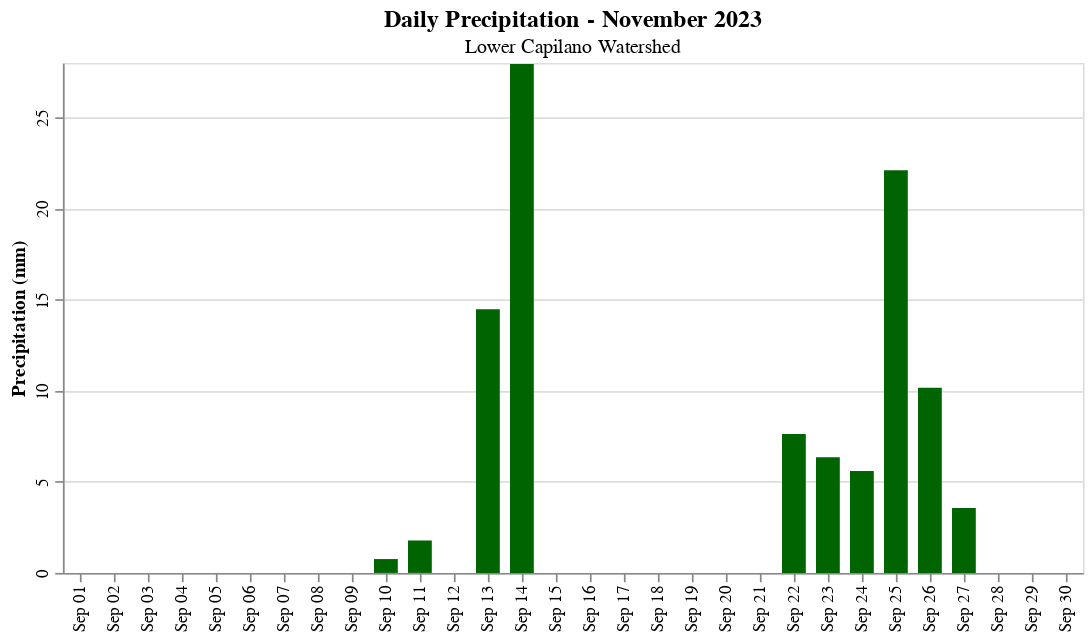

The cell this chart's notebook holds for it:
### Markdown cell above
### Monthly Precipitation
The plot below shows daily accumulated precipitation for the most recent month.

### Code cell
title = alt.TitleParams(
   text='Daily Precipitation - November 2023',
   subtitle="Lower Capilano Watershed",
   anchor='middle',
   fontSize=14,
   fontWeight='bold')

pc_bar = alt.Chart(rain_mo, title=title).mark_bar(size=14, color='darkgreen').encode(
    alt.X("monthdate(date):O", title=None, axis=alt.Axis(labelOverlap='parity')),
    alt.Y("rain:Q", title="Precipitation (mm)"),
    tooltip=[alt.Tooltip('date', title="Date"), alt.Tooltip('rain', title="Precip")]
).properties(width=600, height=300)
pc_bar = pc_bar.configure_axis(
    labelOverlap='parity',  # Show labels for each day
    labelAngle=270  # Rotate the labels to a vertical position
)

pc_bar

### Figure 1 — Vega-Lite specification as saved in the notebook (floating-point values rounded to 4 significant figures)
{"config": {"view": {"continuousWidth": 300, "continuousHeight": 300}, "axis": {"labelAngle": 270, "labelOverlap": "parity"}}, "data": {"name": "data-038699b9081c774278783fcfc0f57490"}, "mark": {"type": "bar", "color": "darkgreen", "size": 14}, "encoding": {"tooltip": [{"field": "date", "title": "Date", "type": "temporal"}, {"field": "rain", "title": "Precip", "type": "quantitative"}], "x": {"axis": {"labelOverlap": "parity"}, "field": "date", "timeUnit": "monthdate", "title": null, "type": "ordinal"}, "y": {"field": "rain", "title": "Precipitation (mm)", "type": "quantitative"}}, "height": 300, "title": {"text": "Daily Precipitation - November 2023", "anchor": "middle", "fontSize": 14, "fontWeight": "bold", "subtitle": "Lower Capilano Watershed"}, "width": 600, "$schema": "https://vega.github.io/schema/vega-lite/v5.8.0.json", "datasets": {"data-038699b9081c774278783fcfc0f57490": [{"date": "2024-09-01T00:00:00", "rain": 0.0, "rain_cum_yr": 1728.0, "rain_cum_wyr": 2842.0, "wtr_yr_day": 336, "wtr_yr": 2024, "year": 2024, "month": 9, "day": 1, "DOY": 245, "quarter": 3}, {"date": "2024-09-02T00:00:00", "rain": 0.0, "rain_cum_yr": 1728.0, "rain_cum_wyr": 2842.0, "wtr_yr_day": 337, "wtr_yr": 2024, "year": 2024, "month": 9, "day": 2, "DOY": 246, "quarter": 3}, {"date": "2024-09-03T00:00:00", "rain": 0.0, "rain_cum_yr": 1728.0, "rain_cum_wyr": 2842.0, "wtr_yr_day": 338, "wtr_yr": 2024, "year": 2024, "month": 9, "day": 3, "DOY": 247, "quarter": 3}, {"date": "2024-09-04T00:00:00", "rain": 0.0, "rain_cum_yr": 1728.0, "rain_cum_wyr": 2842.0, "wtr_yr_day": 339, "wtr_yr": 2024, "year": 2024, "month": 9, "day": 4, "DOY": 248, "quarter": 3}, {"date": "2024-09-05T00:00:00", "rain": 0.0, "rain_cum_yr": 1728.0, "rain_cum_wyr": 2842.0, "wtr_yr_day": 340, "wtr_yr": 2024, "year": 2024, "month": 9, "day": 5, "DOY": 249, "quarter": 3}, {"date": "2024-09-06T00:00:00", "rain": 0.0, "rain_cum_yr": 1728.0, "rain_cum_wyr": 2842.0, "wtr_yr_day": 341, "wtr_yr": 2024, "year": 2024, "month": 9, "day": 6, "DOY": 250, "quarter": 3}, {"date": "2024-09-07T00:00:00", "rain": 0.0, "rain_cum_yr": 1728.0, "rain_cum_wyr": 2842.0, "wtr_yr_day": 342, "wtr_yr": 2024, "year": 2024, "month": 9, "day": 7, "DOY": 251, "quarter": 3}, {"date": "2024-09-08T00:00:00", "rain": 0.0, "rain_cum_yr": 1728.0, "rain_cum_wyr": 2842.0, "wtr_yr_day": 343, "wtr_yr": 2024, "year": 2024, "month": 9, "day": 8, "DOY": 252, "quarter": 3}, {"date": "2024-09-09T00:00:00", "rain": 0.0, "rain_cum_yr": 1728.0, "rain_cum_wyr": 2842.0, "wtr_yr_day": 344, "wtr_yr": 2024, "year": 2024, "month": 9, "day": 9, "DOY": 253, "quarter": 3}, {"date": "2024-09-10T00:00:00", "rain": 0.76, "rain_cum_yr": 1729.0, "rain_cum_wyr": 2843.0, "wtr_yr_day": 345, "wtr_yr": 2024, "year": 2024, "month": 9, "day": 10, "DOY": 254, "quarter": 3}, {"date": "2024-09-11T00:00:00", "rain": 1.78, "rain_cum_yr": 1731.0, "rain_cum_wyr": 2844.0, "wtr_yr_day": 346, "wtr_yr": 2024, "year": 2024, "month": 9, "day": 11, "DOY": 255, "quarter": 3}, {"date": "2024-09-12T00:00:00", "rain": 0.0, "rain_cum_yr": 1731.0, "rain_cum_wyr": 2844.0, "wtr_yr_day": 347, "wtr_yr": 2024, "year": 2024, "month": 9, "day": 12, "DOY": 256, "quarter": 3}, {"date": "2024-09-13T00:00:00", "rain": 14.48, "rain_cum_yr": 1745.0, "rain_cum_wyr": 2859.0, "wtr_yr_day": 348, "wtr_yr": 2024, "year": 2024, "month": 9, "day": 13, "DOY": 257, "quarter": 3}, {"date": "2024-09-14T00:00:00", "rain": 27.94, "rain_cum_yr": 1773.0, "rain_cum_wyr": 2887.0, "wtr_yr_day": 349, "wtr_yr": 2024, "year": 2024, "month": 9, "day": 14, "DOY": 258, "quarter": 3}, {"date": "2024-09-15T00:00:00", "rain": 0.0, "rain_cum_yr": 1773.0, "rain_cum_wyr": 2887.0, "wtr_yr_day": 350, "wtr_yr": 2024, "year": 2024, "month": 9, "day": 15, "DOY": 259, "quarter": 3}, {"date": "2024-09-16T00:00:00", "rain": 0.0, "rain_cum_yr": 1773.0, "rain_cum_wyr": 2887.0, "wtr_yr_day": 351, "wtr_yr": 2024, "year": 2024, "month": 9, "day": 16, "DOY": 260, "quarter": 3}, {"date": "2024-09-17T00:00:00", "rain": 0.0, "rain_cum_yr": 1773.0, "rain_cum_wyr": 2887.0, "wtr_yr_day": 352, "wtr_yr": 2024, "year": 2024, "month": 9, "day": 17, "DOY": 261, "quarter": 3}, {"date": "2024-09-18T00:00:00", "rain": 0.0, "rain_cum_yr": 1773.0, "rain_cum_wyr": 2887.0, "wtr_yr_day": 353, "wtr_yr": 2024, "year": 2024, "month": 9, "day": 18, "DOY": 262, "quarter": 3}, {"date": "2024-09-19T00:00:00", "rain": 0.0, "rain_cum_yr": 1773.0, "rain_cum_wyr": 2887.0, "wtr_yr_day": 354, "wtr_yr": 2024, "year": 2024, "month": 9, "day": 19, "DOY": 263, "quarter": 3}, {"date": "2024-09-20T00:00:00", "rain": 0.0, "rain_cum_yr": 1773.0, "rain_cum_wyr": 2887.0, "wtr_yr_day": 355, "wtr_yr": 2024, "year": 2024, "month": 9, "day": 20, "DOY": 264, "quarter": 3}, {"date": "2024-09-21T00:00:00", "rain": 0.0, "rain_cum_yr": 1773.0, "rain_cum_wyr": 2887.0, "wtr_yr_day": 356, "wtr_yr": 2024, "year": 2024, "month": 9, "day": 21, "DOY": 265, "quarter": 3}, {"date": "2024-09-22T00:00:00", "rain": 7.62, "rain_cum_yr": 1781.0, "rain_cum_wyr": 2894.0, "wtr_yr_day": 357, "wtr_yr": 2024, "year": 2024, "month": 9, "day": 22, "DOY": 266, "quarter": 3}, {"date": "2024-09-23T00:00:00", "rain": 6.35, "rain_cum_yr": 1787.0, "rain_cum_wyr": 2901.0, "wtr_yr_day": 358, "wtr_yr": 2024, "year": 2024, "month": 9, "day": 23, "DOY": 267, "quarter": 3}, {"date": "2024-09-24T00:00:00", "rain": 5.59, "rain_cum_yr": 1793.0, "rain_cum_wyr": 2906.0, "wtr_yr_day": 359, "wtr_yr": 2024, "year": 2024, "month": 9, "day": 24, "DOY": 268, "quarter": 3}, {"date": "2024-09-25T00:00:00", "rain": 22.1, "rain_cum_yr": 1815.0, "rain_cum_wyr": 2928.0, "wtr_yr_day": 360, "wtr_yr": 2024, "year": 2024, "month": 9, "day": 25, "DOY": 269, "quarter": 3}, {"date": "2024-09-26T00:00:00", "rain": 10.16, "rain_cum_yr": 1825.0, "rain_cum_wyr": 2939.0, "wtr_yr_day": 361, "wtr_yr": 2024, "year": 2024, "month": 9, "day": 26, "DOY": 270, "quarter": 3}, {"date": "2024-09-27T00:00:00", "rain": 3.56, "rain_cum_yr": 1829.0, "rain_cum_wyr": 2942.0, "wtr_yr_day": 362, "wtr_yr": 2024, "year": 2024, "month": 9, "day": 27, "DOY": 271, "quarter": 3}, {"date": "2024-09-28T00:00:00", "rain": 0.0, "rain_cum_yr": 1829.0, "rain_cum_wyr": 2942.0, "wtr_yr_day": 363, "wtr_yr": 2024, "year": 2024, "month": 9, "day": 28, "DOY": 272, "quarter": 3}, {"date": "2024-09-29T00:00:00", "rain": 0.0, "rain_cum_yr": 1829.0, "rain_cum_wyr": 2942.0, "wtr_yr_day": 364, "wtr_yr": 2024, "year": 2024, "month": 9, "day": 29, "DOY": 273, "quarter": 3}, {"date": "2024-09-30T00:00:00", "rain": 0.0, "rain_cum_yr": 1829.0, "rain_cum_wyr": 2942.0, "wtr_yr_day": 365, "wtr_yr": 2024, "year": 2024, "month": 9, "day": 30, "DOY": 274, "quarter": 3}]}}
